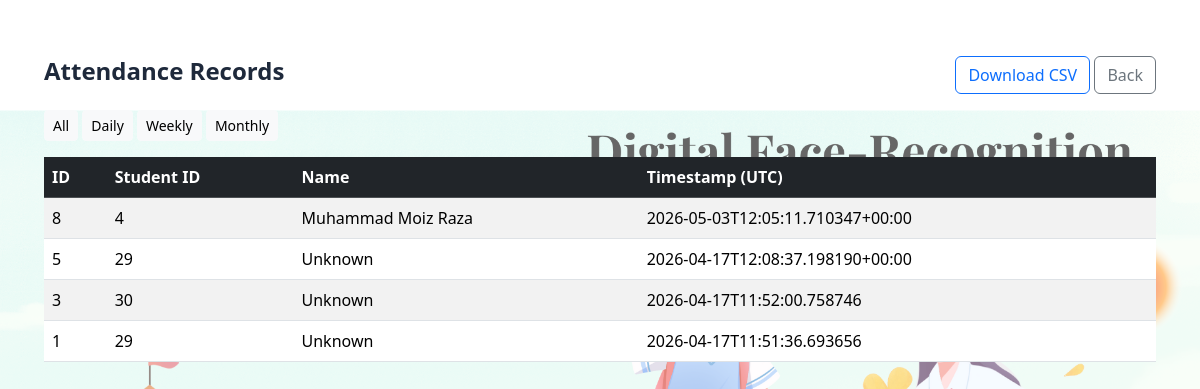
The page /attendance_record on the database its author committed.
### tables this page shows
CREATE TABLE attendance (
                    id INTEGER PRIMARY KEY AUTOINCREMENT,
                    student_id INTEGER,
                    name TEXT,
                    timestamp TEXT
                );

### app.py (the view)
@app.route("/attendance_record", methods=["GET"])
def attendance_record():
    period = request.args.get("period", "all")  # all, daily, weekly, monthly
    conn = sqlite3.connect(DB_PATH)
    c = conn.cursor()
    q = "SELECT id, student_id, name, timestamp FROM attendance"
    params = ()
    if period == "daily":
        today = datetime.date.today().isoformat()
        q += " WHERE date(timestamp) = ?"
        params = (today,)
    elif period == "weekly":
        start = (datetime.date.today() - datetime.timedelta(days=7)).isoformat()
        q += " WHERE date(timestamp) >= ?"
        params = (start,)
    elif period == "monthly":
        start = (datetime.date.today() - datetime.timedelta(days=30)).isoformat()
        q += " WHERE date(timestamp) >= ?"
        params = (start,)
    q += " ORDER BY timestamp DESC LIMIT 5000"
    c.execute(q, params)
    rows = c.fetchall()
    conn.close()
    return render_template("attendance_record.html", records=rows, period=period)

### templates/attendance_record.html (shortened to what this page needs)
<!doctype html>
<html>
<head>
  <link href="https://cdn.jsdelivr.net/npm/bootstrap@5.3.1/dist/css/bootstrap.min.css" rel="stylesheet">
  <link rel="stylesheet" href="{{ url_for('static', filename='css/style.css') }}">
</head>
<body>
<div class="container my-4">
  <div class="d-flex justify-content-between align-items-center mb-3">
    <h4>Attendance Records</h4>
    <div>
      <a class="btn btn-outline-primary" href="/download_csv">Download CSV</a>
      <a class="btn btn-outline-secondary" href="/">Back</a>
    </div>
  </div>
  <div class="mb-3">
    <a href="/attendance_record?period=all" class="btn btn-sm btn-light">All</a>
    <a href="/attendance_record?period=daily" class="btn btn-sm btn-light">Daily</a>
    <a href="/attendance_record?period=weekly" class="btn btn-sm btn-light">Weekly</a>
    <a href="/attendance_record?period=monthly" class="btn btn-sm btn-light">Monthly</a>
  </div>
  <div class="table-responsive">
    <table class="table table-striped">
      <thead class="table-dark">
        <tr><th>ID</th><th>Student ID</th><th>Name</th><th>Timestamp (UTC)</th></tr>
      </thead>
      <tbody>
      {% for r in records %}
        <tr><td>{{ r[0] }}</td><td>{{ r[1] }}</td><td>{{ r[2] }}</td><td>{{ r[3] }}</td></tr>
      {% endfor %}
      </tbody>
    </table>
  </div>
</div>
</body>
</html>

### static/css/style.css (style rules this page uses)
html, body { height: 100%; margin: 0; }
body { font-family: 'Segoe UI', Tahoma, Geneva, Verdana, sans-serif; background: url('/static/images/bg.png') no-repeat center center fixed; background-size: contain; margin: 0; color: #1e293b; display: flex; justify-content: flex-end; align-items: flex-start; padding: 2rem; }
body::before { content: ''; position: fixed; inset: 0; background: rgba(255,255,255,0.4); z-index: -1; }
h5, h4, h3 { font-weight: 600; }

### rows shown on the page
attendance: id "8", student "4", name "Muhammad Moiz Raza", timestamp "2026-05-03T12:05:11.710347+00:00"
attendance: id "5", student "29", name "Unknown", timestamp "2026-04-17T12:08:37.198190+00:00"
attendance: id "3", student "30", name "Unknown", timestamp "2026-04-17T11:52:00.758746"
attendance: id "1", student "29", name "Unknown", timestamp "2026-04-17T11:51:36.693656"
